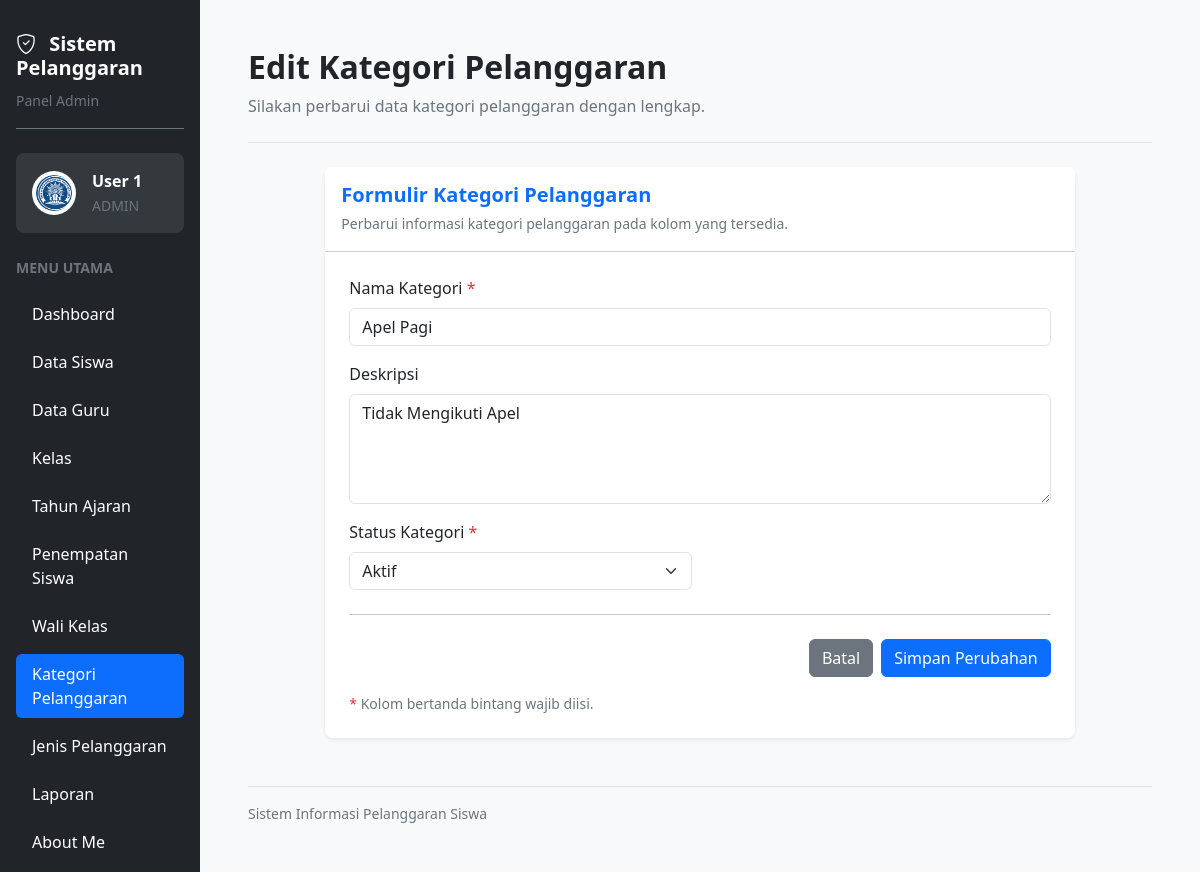
Page /edit_kategori_pelanggaran.php?id=51 (signed in) on the committed database.
### tables this page shows
CREATE TABLE `t_pelanggaran_kategori` (
  `id` int(11) NOT NULL,
  `nama` varchar(100) NOT NULL,
  `deksripsi` text NOT NULL,
  `status_aktif` tinyint(1) NOT NULL,
  `created_at` timestamp NOT NULL DEFAULT current_timestamp(),
  `updated_at` timestamp NOT NULL DEFAULT current_timestamp()
);

### edit_kategori_pelanggaran.php (the view, shortened to what this page needs)
<?php
require_once __DIR__ . "/config/koneksi.php";
$namaAdmin = htmlspecialchars($_SESSION['name'] ?? 'Pengguna', ENT_QUOTES, 'UTF-8');
$id = (int) $_GET['id'];
$query = mysqli_prepare(
    $koneksi,
    "SELECT * FROM t_pelanggaran_kategori WHERE id = ?"
);
mysqli_stmt_bind_param($query, "i", $id);
mysqli_stmt_execute($query);
$hasil = mysqli_stmt_get_result($query);
$data = mysqli_fetch_assoc($hasil);
$menuAdmin = [
    ['Dashboard', 'dashboard.php'],
    ['Data Siswa', 'siswa.php'],
    ['Data Guru', 'guru.php'],
    ['Kelas', 'kelas.php'],
    ['Tahun Ajaran', 'tahun_ajaran.php'],
    ['Penempatan Siswa', 'penempatan_siswa.php'],
    ['Wali Kelas', 'wali_kelas.php'],
    ['Kategori Pelanggaran', 'kategori_pelanggaran.php'],
    ['Jenis Pelanggaran', 'jenis_pelanggaran.php'],
    ['Laporan', 'laporan.php'],
    ['About Me', 'abautme.php']
];
?>
<!DOCTYPE html>
<html lang="id">
<head>
    <link href="https://cdn.jsdelivr.net/npm/bootstrap@5.3.3/dist/css/bootstrap.min.css" rel="stylesheet">
    <link href="https://cdn.jsdelivr.net/npm/bootstrap-icons@1.11.3/font/bootstrap-icons.min.css" rel="stylesheet">
</head>
<body class="bg-light overflow-hidden">
<div class="container-fluid vh-100 overflow-hidden">
    <div class="row h-100 flex-nowrap">
        <aside class="col-3 col-md-3 col-lg-2 bg-dark vh-100 overflow-auto p-3 flex-shrink-0">
            <div class="text-white mb-4 pt-3 pb-3 border-bottom border-secondary">
                <h5 class="fw-bold mb-2">
                    <i class="bi bi-shield-check me-2"></i>
                    Sistem Pelanggaran
                </h5>
                <small class="text-secondary">Panel Admin</small>
            </div>
            <div class="bg-secondary bg-opacity-25 rounded-3 p-3 mb-4">
                <div class="d-flex align-items-center gap-3">
                    <img
                        src="logo.png"
                        alt="Logo Aplikasi"
                        width="44"
                        height="44"
                        class="rounded-circle bg-white p-1"
                    >
                    <div class="text-white text-break">
                        <div class="fw-semibold"><?= $namaAdmin; ?></div>
                        <small class="text-secondary">ADMIN</small>
                    </div>
                </div>
            </div>
            <div class="text-secondary small fw-semibold mb-3">
                MENU UTAMA
            </div>
            <ul class="nav nav-pills flex-column gap-2">
                <?php foreach ($menuAdmin as $item): ?>
                    <li class="nav-item">
                        <a
                            href="<?= htmlspecialchars($item[1], ENT_QUOTES, 'UTF-8'); ?>"
                            class="nav-link <?= $item[0] === 'Kategori Pelanggaran' ? 'active' : 'text-white'; ?> rounded-2 py-2 px-3"
                        >
                            <?= htmlspecialchars($item[0], ENT_QUOTES, 'UTF-8'); ?>
                        </a>
                    </li>
                <?php endforeach; ?>
            </ul>
        </aside>
        <main class="col-9 col-md-9 col-lg-10 vh-100 overflow-auto p-3 p-lg-5">
            <div class="d-flex flex-wrap justify-content-between align-items-center gap-3 mb-4 pb-4 border-bottom">
                <div>
                    <h2 class="fw-bold mb-2">Edit Kategori Pelanggaran</h2>
                    <p class="text-secondary mb-0">
                        Silakan perbarui data kategori pelanggaran dengan lengkap.
                    </p>
                </div>
            </div>
            <div class="row justify-content-center">
                <div class="col-12 col-xl-10">
                    <div class="card border-0 shadow-sm rounded-3">
                        <div class="card-header bg-white p-3">
                            <h5 class="text-primary fw-bold mb-1">
                                Formulir Kategori Pelanggaran
                            </h5>
                            <small class="text-secondary">
                                Perbarui informasi kategori pelanggaran pada kolom yang tersedia.
                            </small>
                        </div>
                        <div class="card-body p-4">
                            <form method="POST" action="">
                                <div class="row g-3">
                                    <div class="col-12">
                                        <label for="nama" class="form-label">
                                            Nama Kategori <span class="text-danger">*</span>
                                        </label>
                                        <input
                                            type="text"
                                            name="nama"
                                            id="nama"
                                            class="form-control"
                                            placeholder="Masukkan nama kategori pelanggaran"
                                            value="<?= htmlspecialchars($data['nama'] ?? '', ENT_QUOTES, 'UTF-8'); ?>"
                                            required
                                        >
                                    </div>
                                    <div class="col-12">
                                        <label for="deksripsi" class="form-label">
                                            Deskripsi
                                        </label>
                                        <textarea
                                            name="deksripsi"
                                            id="deksripsi"
                                            class="form-control"
                                            rows="4"
                                            placeholder="Masukkan deskripsi kategori pelanggaran"
                                        ><?= htmlspecialchars($data['deksripsi'] ?? '', ENT_QUOTES, 'UTF-8'); ?></textarea>
                                    </div>
                                    <div class="col-md-6">
                                        <label for="status_aktif" class="form-label">
                                            Status Kategori <span class="text-danger">*</span>
                                        </label>
                                        <select
                                            name="status_aktif"
                                            id="status_aktif"
                                            class="form-select"
                                            required
                                        >
                                            <option value="1"
                                                <?= ($data['status_aktif'] ?? 0) == 1 ? 'selected' : ''; ?>>
                                                Aktif
                                            </option>
                                        </select>
                                    </div>
                                </div>
                                <hr class="my-4">
                                <div class="d-flex justify-content-end gap-2">
                                    <a href="kategori_pelanggaran.php" class="btn btn-secondary">
                                        Batal
                                    </a>
                                    <button type="submit" name="simpan" class="btn btn-primary">
                                        Simpan Perubahan
                                    </button>
                                </div>
                                <p class="text-secondary small mt-3 mb-0">
                                    <span class="text-danger">*</span>
                                    Kolom bertanda bintang wajib diisi.
                                </p>
                            </form>
                        </div>
                    </div>
                </div>
            </div>
            <div class="text-secondary small mt-5 pt-3 border-top">
                Sistem Informasi Pelanggaran Siswa
            </div>
        </main>
    </div>
</div>
</body>
</html>

### rows in the picture
t_pelanggaran_kategori: nama "Apel Pagi", deksripsi "Tidak Mengikuti Apel", status_aktif "Aktif"

### other values in the picture
$namaAdmin "User 1"
$item[0] "Dashboard"
$item[0] "Data Siswa"
$item[0] "Data Guru"
$item[0] "Kelas"
$item[0] "Tahun Ajaran"
$item[0] "Penempatan Siswa"
$item[0] "Wali Kelas"
$item[0] "Kategori Pelanggaran"
$item[0] "Jenis Pelanggaran"
$item[0] "Laporan"
$item[0] "About Me"
